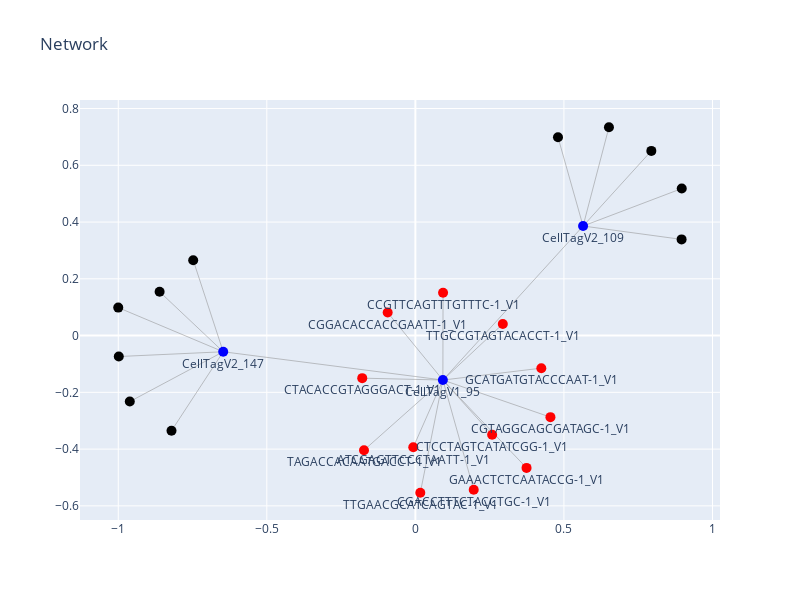

The code cell stored with this chart in its notebook:
### Code cell
G = nx.Graph()
G.add_nodes_from(sub_nodes['nodes'])
edges = [(row['source'], row['target']) for index, row in sub_links.iterrows()]
G.add_edges_from(edges)

# Define the layout of the graph
layout = go.Layout(
    title="Network",
    showlegend=False,
    hovermode='closest',
    width=800,
    height=600
)

plotly_graph = nx.spring_layout(G)  

# Create node positions
node_x = []
node_y = []
for node in plotly_graph:
    x, y = plotly_graph[node]
    node_x.append(x)
    node_y.append(y)

color_mapping = {
    'cell': 'red',
    'clone': 'blue',
}
node_colors = [color_mapping.get(category, 'gray') for category in sub_nodes['type']]

node_trace = go.Scatter(
    x=node_x,
    y=node_y,
    mode='markers+text',  # Add 'text' mode to display labels
    #"hoverinfo='text',
    text=sub_nodes['nodes'],  # Set the labels to node names
    textposition='bottom center',  # Adjust the label position
    marker=dict(
        showscale=False,
        color=node_colors,
        size=10
    )
)

edge_x = []
edge_y = []
for edge in G.edges():
    x0, y0 = plotly_graph[edge[0]]
    x1, y1 = plotly_graph[edge[1]]
    edge_x.append(x0)
    edge_x.append(x1)
    edge_x.append(None)
    edge_y.append(y0)
    edge_y.append(y1)
    edge_y.append(None)

edge_trace = go.Scatter(
    x=edge_x,
    y=edge_y,
    line=dict(width=0.5, color='#888'),
    hoverinfo='none',
    mode='lines'
)

fig = go.Figure(data=[edge_trace, node_trace], layout=layout)

iplot(fig)

### Figure 1 — Plotly figure (JSON) as saved in the notebook; plotly's stock layout.template omitted (floating-point values rounded to 4 significant figures)
{"data": [{"hoverinfo": "none", "line": {"color": "#888", "width": 0.5}, "mode": "lines", "type": "scatter", "x": [0.09321, 0.09262, null, 0.2584, 0.09262, null, -0.09318, 0.09262, null, -0.1788, 0.09262, null, 0.4546, 0.09262, null, 0.3742, 0.09262, null, 0.4239, 0.09262, null, 0.2943, 0.09262, null, -0.007016, 0.09262, null, 0.1964, 0.09262, null, 0.01662, 0.09262, null, -0.1729, 0.09262, null, -0.6467, -1, null, -0.6467, -0.8608, null, -0.6467, -0.9611, null, -0.6467, -0.7477, null, -0.6467, -0.8208, null, -0.6467, 0.09262, null, -0.6467, -0.9982, null, 0.5645, 0.48, null, 0.5645, 0.8966, null, 0.5645, 0.6515, null, 0.5645, 0.896, null, 0.5645, 0.7942, null, 0.5645, 0.09262, null], "y": [0.1507, -0.1567, null, -0.3495, -0.1567, null, 0.08119, -0.1567, null, -0.15, -0.1567, null, -0.2874, -0.1567, null, -0.4662, -0.1567, null, -0.1148, -0.1567, null, 0.04097, -0.1567, null, -0.3935, -0.1567, null, -0.5435, -0.1567, null, -0.5538, -0.1567, null, -0.4038, -0.1567, null, -0.05702, 0.09852, null, -0.05702, 0.1543, null, -0.05702, -0.2325, null, -0.05702, 0.2657, null, -0.05702, -0.3352, null, -0.05702, -0.1567, null, -0.05702, -0.07385, null, 0.386, 0.6989, null, 0.386, 0.518, null, 0.386, 0.734, null, 0.386, 0.3389, null, 0.386, 0.6507, null, 0.386, -0.1567, null]}, {"marker": {"color": ["red", "red", "red", "red", "red", "red", "red", "red", "red", "red", "red", "red", "blue", "blue", "blue"], "showscale": false, "size": 10}, "mode": "markers+text", "text": ["CCGTTCAGTTTGTTTC-1_V1", "CTCCTAGTCATATCGG-1_V1", "CGGACACCACCGAATT-1_V1", "CTACACCGTAGGGACT-1_V1", "CGTAGGCAGCGATAGC-1_V1", "GAAACTCTCAATACCG-1_V1", "GCATGATGTACCCAAT-1_V1", "TTGCCGTAGTACACCT-1_V1", "ATCGAGTTCCCTAATT-1_V1", "CGACCTTTCTACCTGC-1_V1", "TTGAACGCATCAGTAC-1_V1", "TAGACCACAATGACCT-1_V1", "CellTagV2_147", "CellTagV2_109", "CellTagV1_95"], "textposition": "bottom center", "type": "scatter", "x": [0.09321, 0.2584, -0.09318, -0.1788, 0.4546, 0.3742, 0.4239, 0.2943, -0.007016, 0.1964, 0.01662, -0.1729, -0.6467, 0.5645, 0.09262, -1, 0.48, 0.8966, -0.8608, 0.6515, 0.896, 0.7942, -0.9611, -0.7477, -0.8208, -0.9982], "y": [0.1507, -0.3495, 0.08119, -0.15, -0.2874, -0.4662, -0.1148, 0.04097, -0.3935, -0.5435, -0.5538, -0.4038, -0.05702, 0.386, -0.1567, 0.09852, 0.6989, 0.518, 0.1543, 0.734, 0.3389, 0.6507, -0.2325, 0.2657, -0.3352, -0.07385]}], "layout": {"height": 600, "hovermode": "closest", "showlegend": false, "title": {"text": "Network"}, "width": 800, "xaxis": {"autorange": true, "range": [-1.129, 1.025], "type": "linear"}, "yaxis": {"autorange": true, "range": [-0.6498, 0.83], "type": "linear"}}}
